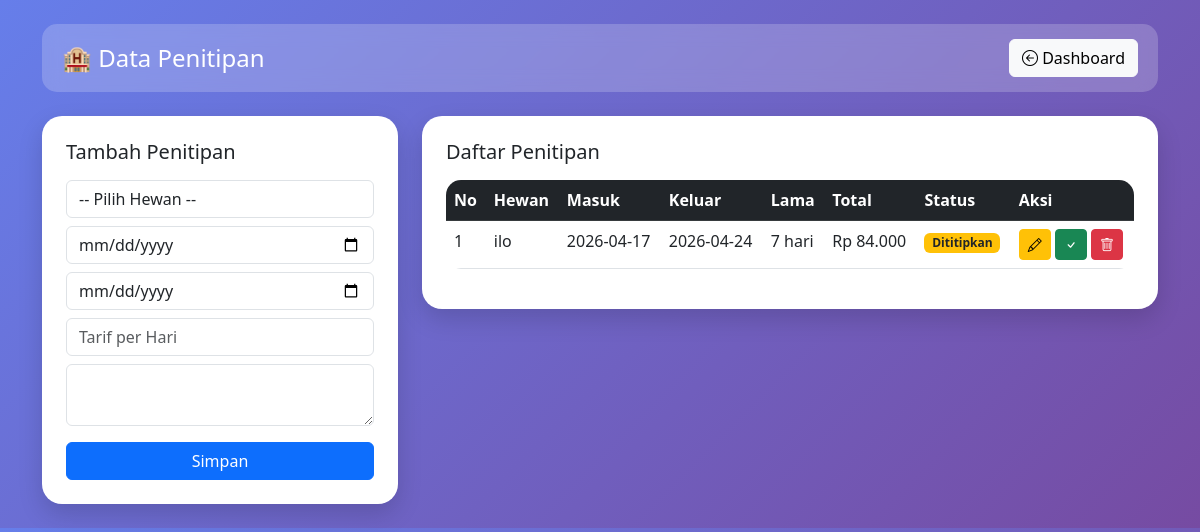
The page /penitipan.php on the database its author committed.
### tables this page shows
CREATE TABLE `penitipan` (
  `id_penitipan` int(11) NOT NULL,
  `id_hewan` int(11) DEFAULT NULL,
  `tanggal_masuk` date DEFAULT NULL,
  `tanggal_keluar` date DEFAULT NULL,
  `lama_hari` int(11) DEFAULT NULL,
  `tarif_per_hari` int(11) DEFAULT NULL,
  `total_biaya` int(11) DEFAULT NULL,
  `status` enum('dititipkan','diambil') DEFAULT 'dititipkan',
  `catatan` text DEFAULT NULL,
  `created_at` timestamp NOT NULL DEFAULT current_timestamp()
);

CREATE TABLE `hewan` (
  `id_hewan` int(11) NOT NULL,
  `nama_hewan` varchar(255) DEFAULT NULL,
  `jenis_hewan` varchar(255) DEFAULT NULL,
  `pemilik` varchar(255) DEFAULT NULL,
  `no_hp` varchar(20) DEFAULT NULL
);

### penitipan.php (the view, shortened to what this page needs)
<?php
include 'koneksi.php';
$edit = null;
?>
<!DOCTYPE html>
<html>
<head>
<link href="https://cdn.jsdelivr.net/npm/bootstrap@5.3.0/dist/css/bootstrap.min.css" rel="stylesheet">
<link href="https://cdn.jsdelivr.net/npm/bootstrap-icons@1.10.5/font/bootstrap-icons.css" rel="stylesheet">
</head>
<body>
<div class="container py-4">
    <div class="header-box d-flex justify-content-between align-items-center mb-4">
        <h4 class="mb-0">🏨 Data Penitipan</h4>
        <a href="index.php" class="btn btn-light">
            <i class="bi bi-arrow-left-circle"></i> Dashboard
        </a>
    </div>
    <div class="row g-4">
        <div class="col-md-4">
            <div class="card card-custom p-4">
                <h5 class="mb-3">
                    <?= $edit ? 'Edit Penitipan' : 'Tambah Penitipan' ?>
                </h5>
                <form method="POST">
                    <select name="hewan" class="form-control mb-2" required>
                        <option value="">-- Pilih Hewan --</option>
                    </select>
                    <input type="date" name="masuk" class="form-control mb-2"
                    value="<?= $edit['tanggal_masuk'] ?? '' ?>" required>
                    <input type="date" name="keluar" class="form-control mb-2"
                    value="<?= $edit['tanggal_keluar'] ?? '' ?>" required>
                    <input type="number" name="tarif" placeholder="Tarif per Hari"
                    class="form-control mb-2"
                    value="<?= $edit['tarif_per_hari'] ?? '' ?>" required>
                    <textarea name="catatan" class="form-control mb-3"><?= $edit['catatan'] ?? '' ?></textarea>
                    <button name="<?= $edit ? 'update' : 'simpan' ?>"
                        class="btn btn-primary w-100">
                        <?= $edit ? 'Update Data' : 'Simpan' ?>
                    </button>
                </form>
            </div>
        </div>
        <div class="col-md-8">
            <div class="card card-custom p-4">
                <h5 class="mb-3">Daftar Penitipan</h5>
                <table class="table table-hover table-custom">
                    <thead class="table-dark">
                        <tr>
                            <th>No</th>
                            <th>Hewan</th>
                            <th>Masuk</th>
                            <th>Keluar</th>
                            <th>Lama</th>
                            <th>Total</th>
                            <th>Status</th>
                            <th>Aksi</th>
                        </tr>
                    </thead>
                    <tbody>
                    <?php
                    $no=1;
                    $data = mysqli_query($conn, "SELECT p.*, h.nama_hewan
                    FROM penitipan p
                    JOIN hewan h ON p.id_hewan = h.id_hewan");
                    while($d = mysqli_fetch_array($data)){
                    ?>
                    <tr>
                        <td><?= $no++ ?></td>
                        <td><?= $d['nama_hewan'] ?></td>
                        <td><?= $d['tanggal_masuk'] ?></td>
                        <td><?= $d['tanggal_keluar'] ?></td>
                        <td><?= $d['lama_hari'] ?> hari</td>
                        <td>Rp <?= number_format($d['total_biaya'],0,',','.') ?></td>
                        <td>
                            <?php if($d['status'] == 'dititipkan'){ ?>
                                <span class="badge bg-warning text-dark">Dititipkan</span>
                            <?php } else { ?>
                                <span class="badge bg-success">Diambil</span>
                            <?php } ?>
                        </td>
                        <td>
                            <a href="?edit&id=<?= $d['id_penitipan'] ?>"
                               class="btn btn-warning btn-sm">
                               <i class="bi bi-pencil"></i>
                            </a>
                            <?php if($d['status'] == 'dititipkan'){ ?>
                                <a href="?ambil&id=<?= $d['id_penitipan'] ?>"
                                   class="btn btn-success btn-sm"
                                   onclick="return confirm('Yakin sudah diambil?')">
                                   <i class="bi bi-check"></i>
                                </a>
                            <?php } ?>
                            <a href="?hapus&id=<?= $d['id_penitipan'] ?>"
                               class="btn btn-danger btn-sm"
                               onclick="return confirm('Yakin ingin menghapus data ini?')">
                               <i class="bi bi-trash"></i>
                            </a>
                        </td>
                    </tr>
                    <?php } ?>
                    </tbody>
                </table>
            </div>
        </div>
    </div>
</div>
</body>
</html>

### penitipan.php (style rules this page uses)
body { background: linear-gradient(135deg, #667eea, #764ba2); font-family: 'Segoe UI', sans-serif; }
.header-box { background: rgba(255,255,255,0.2); backdrop-filter: blur(10px); border-radius: 15px; padding: 15px 20px; color: white; }
.card-custom { border-radius: 20px; border: none; box-shadow: 0 10px 25px rgba(0,0,0,0.15); }
.table-custom { border-radius: 15px; overflow: hidden; }

### rows shown on the page
penitipan: id_hewan.nama_hewan "ilo", tanggal_masuk "2026-04-17", tanggal_keluar "2026-04-24", lama_hari "7", total_biaya "84.000", status "Dititipkan"
